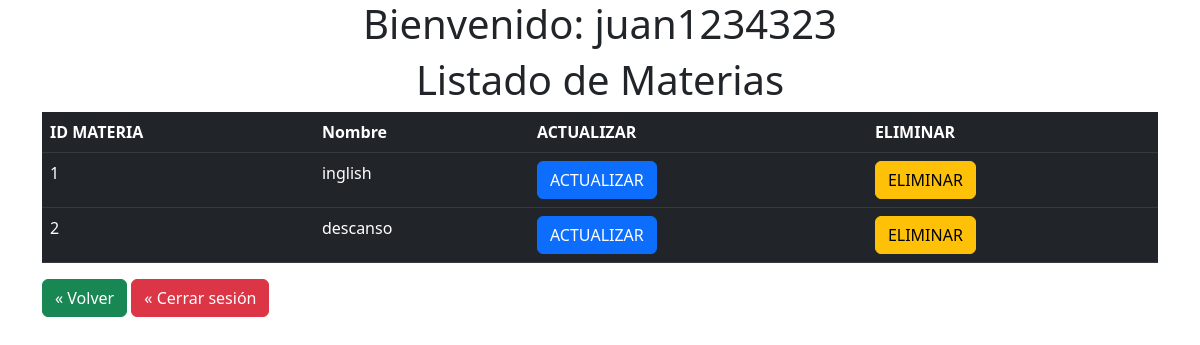
Page /Materias/pages/index.php (signed in) on the committed database.
### tables this page shows
CREATE TABLE `materias` (
  `id_materia` int(11) NOT NULL,
  `Nombremate` varchar(30) NOT NULL
);

### Conexion.php (called while the page is built, shortened)
<?php
class Conexion{
    private $drive = "mysql";
    private $host = "localhost";
    private $dbname = "notas2023";
    private $user = "root";
    private $password = "";
    public function __construct(){
        try{
            $db = new PDO("{$this->drive}:host={$this->host};dbname={$this->dbname}",$this->user, $this->password);
            $db->setAttribute(PDO::ATTR_ERRMODE,PDO::ERRMODE_EXCEPTION);
            return $db;
        }catch(PDOException $e){
            echo "Ha surgido algun error: Detalle: ".$e->getMessage();
        }
    }
}
?>

### Materias/models/materias.php (called while the page is built, shortened)
<?php
include_once('../../Conexion.php');
class Materia extends Conexion{
    public function __construct(){
        $this->db = parent::__construct();
    }
   public function getmate(){
        $row = null;
        $statement = $this->db->prepare("SELECT * FROM materias");
        $statement -> execute();
        while($resul = $statement->fetch()){
            $row[]  = $resul;
        }
        return $row;
    }
}
?>

### Materias/pages/index.php (the view, shortened to what this page needs)
<!DOCTYPE html>
<html lang="en">
<head>
    <link href="https://cdn.jsdelivr.net/npm/bootstrap@5.3.0/dist/css/bootstrap.min.css" rel="stylesheet"
>
</head>
<body>
    <div class="container">
    <h1 class="text-center">Bienvenido: <?php echo $_SESSION["usuario"]; ?></h1>
    <h1 style="text-align: center;">Listado de Materias </h1>
        <div col="col-auto-mt-5">
            <table class="table table-dark table-hover">
                <tr>
                    <th>ID MATERIA</th>
                    <th>Nombre</th>
                    <th>ACTUALIZAR</th>
                    <th>ELIMINAR</th>
                </tr>
                <tbody>
                    <?php
                    require_once('../../Conexion.php');
                    require_once('../models/materias.php');
                    $objeto = new Materia();
                    $datos = $objeto->getmate();
                    foreach ($datos as $datos) {
                        ?>
                        <tr>
                            <td>
                                <?php echo $datos['id_materia'] ?>
                            </td>
                            <td>
                                <?php echo $datos['Nombremate'] ?>
                            </td>
                            <td><a href="editar.php?Id=<?php echo $datos['id_materia'] ?>"
                                    class="btn btn-primary">ACTUALIZAR</a></td>
                            <td><a href="../controller/eliminarmateria.php?Id=<?php echo $datos['id_materia'] ?>"
                                    class="btn btn-warning">ELIMINAR</a></td>
                        </tr>
                    <?php } ?>
                </tbody>
            </table>
        </div>
        <a href="../../inicio.php" class="btn btn-success">« Volver</a>
        <a href="../../Usuarios/controller/salir.php" class="btn btn-danger">« Cerrar sesión</a>
    </div>
</body>
</html>

### rows in the picture
materias: id_materia "1", Nombremate "inglish"
materias: id_materia "2", Nombremate "descanso"
